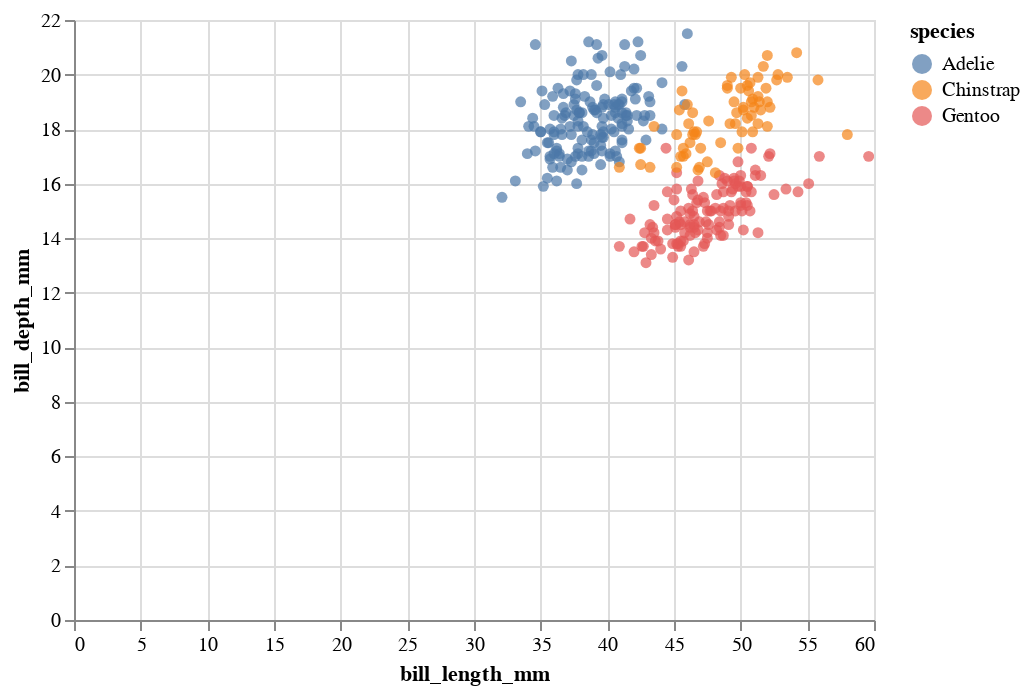

Notebook cell for this chart:
### Markdown cell above
## More Advanced Interaction
What if you want to do more than just panning and zooming? More information can be found [at the documentation here](https://altair-viz.github.io/user_guide/interactions.html).

### Code cell
# Let's first introduce the color channel for species
species_color = alt.Color("species:N") # Notice that we can pull this out into a separate variable!

alt.Chart(penguins).mark_circle().encode(
  x="bill_length_mm:Q",
  y="bill_depth_mm:Q",
  color=species_color
).interactive()

### Figure 1 — Vega-Lite specification as saved in the notebook (floating-point values rounded to 4 significant figures; data arrays with more than 128 entries replaced by an {"elided": "..."} marker saying what was removed)
{"config": {"view": {"continuousWidth": 400, "continuousHeight": 300}}, "data": {"name": "data-b7c687cb693e1e8c2f5bcd6bc21fbdc8"}, "mark": "circle", "encoding": {"color": {"field": "species", "type": "nominal"}, "x": {"field": "bill_length_mm", "type": "quantitative"}, "y": {"field": "bill_depth_mm", "type": "quantitative"}}, "selection": {"selector003": {"type": "interval", "bind": "scales", "encodings": ["x", "y"]}}, "$schema": "https://vega.github.io/schema/vega-lite/v4.17.0.json", "datasets": {"data-b7c687cb693e1e8c2f5bcd6bc21fbdc8": {"elided": "342 records"}}}
